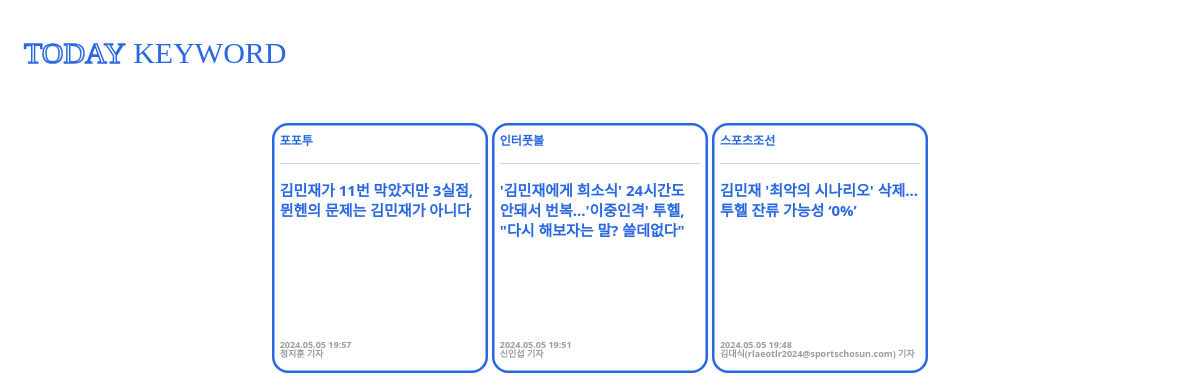
/mainpage/뮌헨/, run on the app's committed database.
### mainpage/models.py (models this page shows)
class newsData(models.Model):
    title = models.CharField(max_length=100)
    reporter = models.CharField(max_length=10)
    company = models.CharField(max_length=10)
    datetime = models.CharField(max_length=20)
    summary = models.TextField(default=' ')
    url = models.URLField(null=True)
    keywords = models.CharField(max_length=100, null=True)

### mainpage/views.py (the view)
def newsList(request, kwRank_keyword):
    newslist_data = newsData.objects.filter(keywords__contains=kwRank_keyword)[:5]
    newslist_content = []
    for data in newslist_data:
        if data:  # newslistData가 None이 아닌 경우에만 추가
            newslist_content.append({
                'id': data.id,
                'title': data.title,
                'company': data.company,
                'reporter': data.reporter,
                'datetime': data.datetime
            })
    content = {
        'newslist_content': newslist_content,
        'keyword' : kwRank_keyword
    }
    return render(request, 'newslist/index.html', content)

### templates/newslist/index.html (shortened to what this page needs)
<!DOCTYPE html>
<html lang="en">
<head>
    {% load static %}
    <link rel="stylesheet" type="text/css" href="{% static 'bootstrap.min.css' %}">
    {% load static %}
    <link rel="stylesheet" type="text/css" href="{% static 'kets.css' %}">
</head>
<body>
    <header>
        <a href="{% url 'mainpage:index' %}">
            <div class="title d-flex justify-content-left ms-4">
                <span class="titleToday">TODAY&nbsp;</span>
                <span class="titleKeyword">KEYWORD</span>
            </div>
        </a>
    </header>
    <section class="newlist mt-5">
        {% for i in newslist_content %}
            <a href="{% url 'mainpage:details' keyword i.id %}">
                <div class="news newslist-blue-border badge rounded-4">
                    <div class="newspaper pt-2 ">{{ i.company }}</div>
                    <hr>
                    <div class="newscontent text-wrap">{{ i.title }}</div>
                    <div class="newsTimeReporter">
                        <div>{{ i.datetime }}</div>
                        <div>{{ i.reporter }}</div>
                    </div>
                </div>
            </a>
        {% endfor %}
    </section>
</body>

### static/kets.css (style rules this page uses)
header { height: 15%; margin-top: 30px; width: 97%; text-align: right; font-family: 'Pretendard-Regular'; font-size: 110%; }
.title { font-family: 'Cafe24Moyamoya-Face-v1.0'; font-size: 30px; width: 90%; }
.titleToday { color: white; -webkit-text-stroke: 1.5px #2968E0; }
.titleKeyword { color: #2968E0; }
a { text-decoration: none; }
.newlist { width: 100%; text-align: center; }
.newslist-blue-border { box-shadow: 0 0 0 2.5px #2968E0 inset; border-color: #2968E0; color: #2968E0; width: 18%; height: 250px; text-align: left; }
.newspaper { padding-top: -15px; }
.newscontent { height: 160px; font-size: 15px; line-height: 20px; }
.newsTimeReporter { font-size: 9px; color: rgb(156, 156, 156); }
.news { text-align: left; }

### data on the page
newsData: company "포포투", title "김민재가 11번 막았지만 3실점, 뮌헨의 문제는 김민재가 아니다", datetime "2024.05.05 19:57", reporter "정지훈 기자"
newsData: company "인터풋볼", title "'김민재에게 희소식' 24시간도 안돼서 번복...'이중인격' 투헬, \"다시 해보자는 말? 쓸데없다\"", datetime "2024.05.05 19:51", reporter "신인섭 기자"
newsData: company "스포츠조선", title "김민재 '최악의 시나리오' 삭제...투헬 잔류 가능성 ‘0%’", datetime "2024.05.05 19:48", reporter "김대식(rlaeotlr2024@sportschosun.com) 기자"
